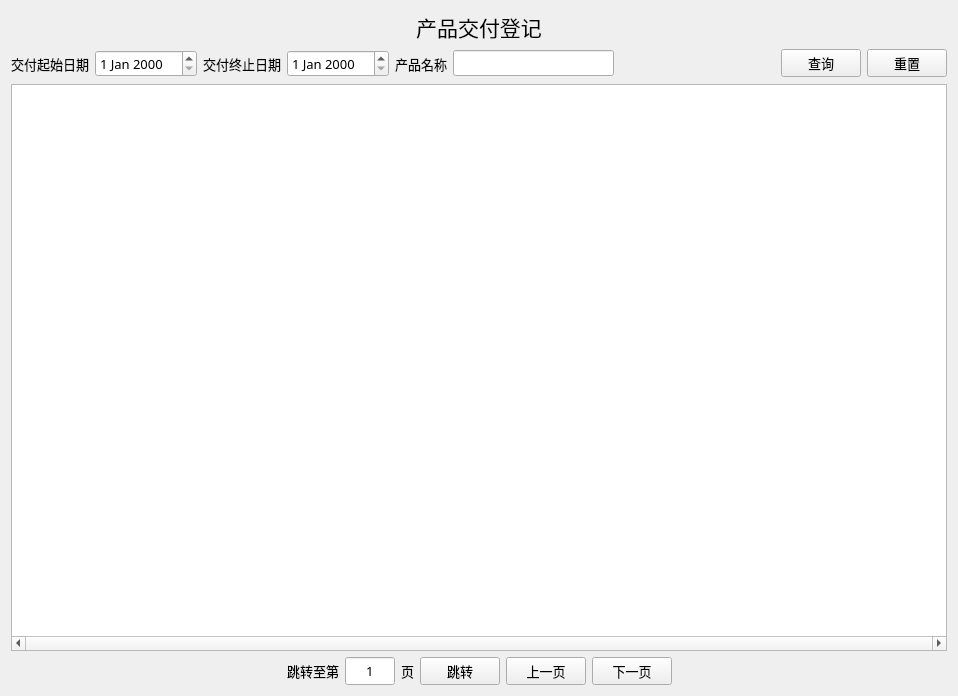
<?xml version="1.0" encoding="UTF-8"?>
<ui version="4.0">
 <class>Form</class>
 <widget class="QWidget" name="Form">
  <property name="geometry">
   <rect>
    <x>0</x>
    <y>0</y>
    <width>958</width>
    <height>696</height>
   </rect>
  </property>
  <property name="font">
   <font>
    <family>微软雅黑 Light</family>
    <pointsize>10</pointsize>
   </font>
  </property>
  <property name="windowTitle">
   <string>Form</string>
  </property>
  <layout class="QVBoxLayout" name="verticalLayout">
   <item>
    <widget class="QLabel" name="label">
     <property name="font">
      <font>
       <family>Agency FB</family>
       <pointsize>16</pointsize>
      </font>
     </property>
     <property name="text">
      <string>产品交付登记</string>
     </property>
     <property name="alignment">
      <set>Qt::AlignCenter</set>
     </property>
     <property name="margin">
      <number>3</number>
     </property>
    </widget>
   </item>
   <item>
    <layout class="QHBoxLayout" name="horizontalLayout">
     <item>
      <widget class="QLabel" name="label_3">
       <property name="text">
        <string>交付起始日期</string>
       </property>
      </widget>
     </item>
     <item>
      <widget class="QDateEdit" name="dateEdit"/>
     </item>
     <item>
      <widget class="QLabel" name="label_4">
       <property name="text">
        <string>交付终止日期</string>
       </property>
      </widget>
     </item>
     <item>
      <widget class="QDateEdit" name="dateEdit_2"/>
     </item>
     <item>
      <widget class="QLabel" name="label_5">
       <property name="text">
        <string>产品名称</string>
       </property>
      </widget>
     </item>
     <item>
      <widget class="QLineEdit" name="lineEdit_2">
       <property name="maximumSize">
        <size>
         <width>400</width>
         <height>16777215</height>
        </size>
       </property>
      </widget>
     </item>
     <item>
      <spacer name="horizontalSpacer">
       <property name="orientation">
        <enum>Qt::Horizontal</enum>
       </property>
       <property name="sizeHint" stdset="0">
        <size>
         <width>68</width>
         <height>29</height>
        </size>
       </property>
      </spacer>
     </item>
     <item>
      <widget class="QPushButton" name="pushButton_2">
       <property name="text">
        <string>查询</string>
       </property>
      </widget>
     </item>
     <item>
      <widget class="QPushButton" name="pushButton_4">
       <property name="text">
        <string>重置</string>
       </property>
      </widget>
     </item>
    </layout>
   </item>
   <item>
    <widget class="QTableView" name="tableView">
     <property name="horizontalScrollBarPolicy">
      <enum>Qt::ScrollBarAlwaysOn</enum>
     </property>
    </widget>
   </item>
   <item>
    <layout class="QHBoxLayout" name="horizontalLayout_4">
     <item>
      <spacer name="horizontalSpacer_3">
       <property name="orientation">
        <enum>Qt::Horizontal</enum>
       </property>
       <property name="sizeHint" stdset="0">
        <size>
         <width>40</width>
         <height>20</height>
        </size>
       </property>
      </spacer>
     </item>
     <item>
      <layout class="QHBoxLayout" name="horizontalLayout_2">
       <item>
        <widget class="QLabel" name="label_2">
         <property name="text">
          <string>跳转至第</string>
         </property>
        </widget>
       </item>
       <item>
        <widget class="QLineEdit" name="jumpEdit">
         <property name="maximumSize">
          <size>
           <width>50</width>
           <height>50</height>
          </size>
         </property>
         <property name="text">
          <string>1</string>
         </property>
         <property name="maxLength">
          <number>9999</number>
         </property>
         <property name="alignment">
          <set>Qt::AlignCenter</set>
         </property>
        </widget>
       </item>
       <item>
        <widget class="QLabel" name="totalPageLabel">
         <property name="text">
          <string>页</string>
         </property>
        </widget>
       </item>
       <item>
        <widget class="QPushButton" name="jumpButton">
         <property name="text">
          <string>跳转</string>
         </property>
        </widget>
       </item>
       <item>
        <widget class="QPushButton" name="previousButton">
         <property name="text">
          <string>上一页</string>
         </property>
        </widget>
       </item>
       <item>
        <widget class="QPushButton" name="nextButton">
         <property name="text">
          <string>下一页</string>
         </property>
        </widget>
       </item>
      </layout>
     </item>
     <item>
      <spacer name="horizontalSpacer_4">
       <property name="orientation">
        <enum>Qt::Horizontal</enum>
       </property>
       <property name="sizeHint" stdset="0">
        <size>
         <width>40</width>
         <height>20</height>
        </size>
       </property>
      </spacer>
     </item>
    </layout>
   </item>
  </layout>
 </widget>
 <resources/>
 <connections/>
</ui>
